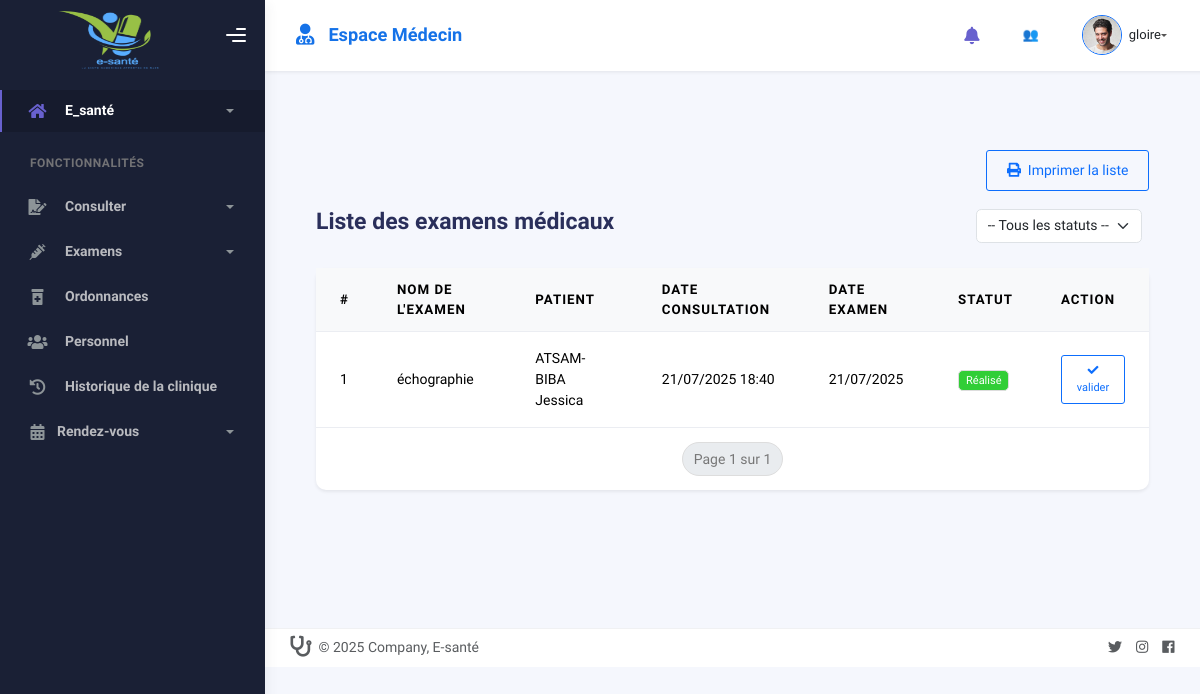
/examens/ (signed in), run on an earlier commit of the app's database.
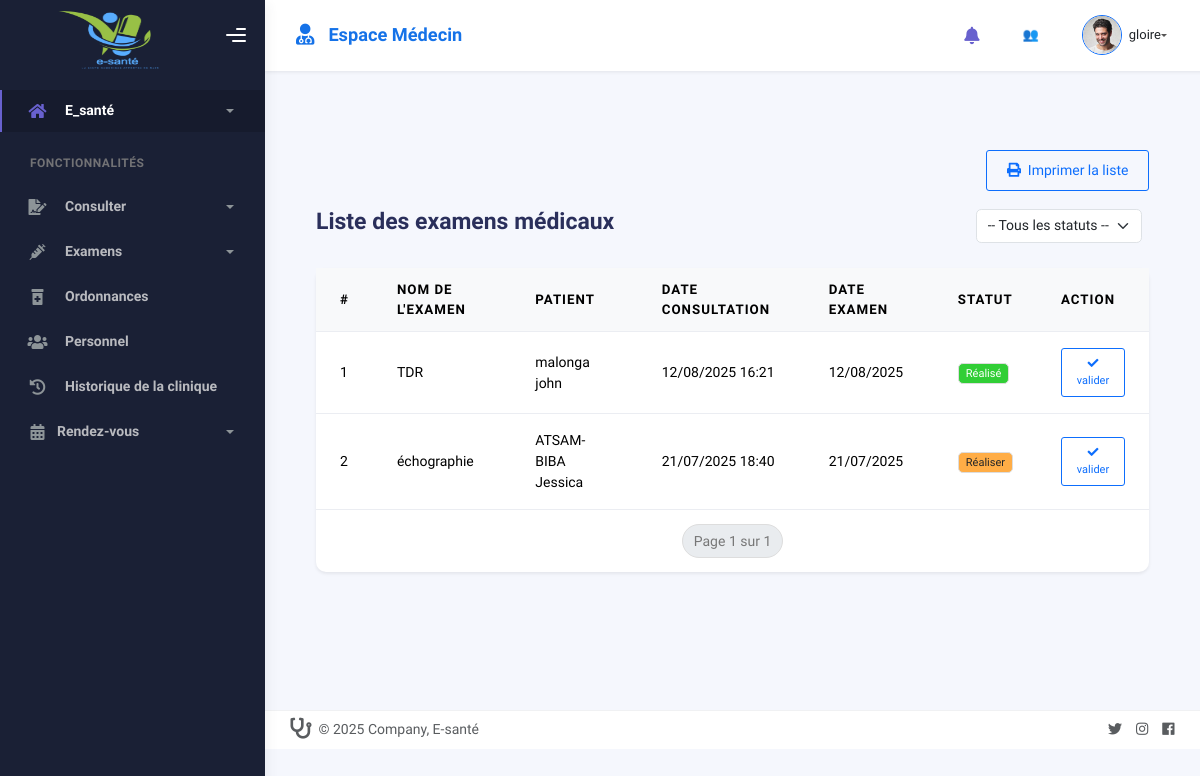
And on a later commit of the database.
### home/models.py (models this page shows, shortened)
class Examen(models.Model):
    STATUT_CHOICES = [
        ('En attente', _('En attente')),
        ('Réaliser', _('Réaliser')),
    ]
    nom = models.CharField(_('Nom de l’examen'), max_length=100)
    consultation = models.ForeignKey(
        Consultation,
        on_delete=models.CASCADE,
        verbose_name=_('Consultation')
    )
    date_examen = models.DateField(
        _('Date de l’examen'),
        auto_now_add=True,  # ✅ Date automatique à la création
        null=False,
        blank=False
    )
    resultat = models.TextField(_('Résultat'), blank=True, null=True)
    cout = models.DecimalField(
        _('Coût de l’examen'),
        max_digits=10,
        decimal_places=2,
        default=Decimal('0.00'),
        blank=True
    )
    statut = models.CharField(
        _('Statut'),
        max_length=15,
        choices=STATUT_CHOICES,
        default='En attente'
    )
    class Meta:
        verbose_name = _("Examen")
        verbose_name_plural = _("Examens")

class Consultation(models.Model):
    STATUS_CHOICES = [
        ('Planifier', _('Planifier')),
        ('En cours', _('En cours')),
        ('Terminer', _('Termier')),
        ('Annulée', _('Annulée')),
    ]
    TYPE_CONSULTATION_CHOICES = [
        ('Première consultation', _('Première consultation')),  # ✅ Ajouté ici
        ('Suivi', _('Suivi')),
        ('Urgence', _('Urgence')),
        ('Téléconsultation', _('Téléconsultation')),
        ('Consultation de routine', _('Consultation de routine')),
        ('Suivi médical régulier', _('Suivi médical régulier')),
        ('Demande de certificat médical', _('Demande de certificat médical')),
        ('Visite annuelle de contrôle', _('Visite annuelle de contrôle')),
        ('Bilan de santé', _('Bilan de santé')),
        ('Fièvre persistante', _('Fièvre persistante')),
        ('Douleur abdominale', _('Douleur abdominale')),
        ('Maux de tête fréquents', _('Maux de tête fréquents')),
        ('Douleur thoracique', _('Douleur thoracique')),
        ('Toux chronique', _('Toux chronique')),
        ('Fatigue générale', _('Fatigue générale')),
        ('Essoufflement', _('Essoufflement')),
        ('Vertiges', _('Vertiges')),
        ('Palpitations', _('Palpitations')),
        ('Douleur musculaire', _('Douleur musculaire')),
        ('Entorse ou foulure', _('Entorse ou foulure')),
        ('Douleur articulaire', _('Douleur articulaire')),
        ('Fracture suspectée', _('Fracture suspectée')),
        ('Lumbago', _('Lumbago')),
        ('Chute récente', _('Chute récente')),
        ('Anxiété / stress', _('Anxiété / stress')),
        ('Troubles du sommeil', _('Troubles du sommeil')),
        ('Dépression présumée', _('Dépression présumée')),
        ('Suivi psychologique', _('Suivi psychologique')),
        ('Burn-out', _('Burn-out')),
        ('Hypertension artérielle', _('Hypertension artérielle')),
        ('Douleur cardiaque', _('Douleur cardiaque')),
        ('Suivi après infarctus', _('Suivi après infarctus')),
        ('Fièvre chez l’enfant', _('Fièvre chez l’enfant')),
        ('Vaccination', _('Vaccination')),
        ('Toux ou rhume', _('Toux ou rhume')),
        ('Suivi de croissance', _('Suivi de croissance')),
        ('Douleurs menstruelles', _('Douleurs menstruelles')),
        ('Retard de règles', _('Retard de règles')),
        ('Suivi de grossesse', _('Suivi de grossesse')),
        ('Contraception', _('Contraception')),
        ('Chutes répétées', _('Chutes répétées')),
        ('Diminution de mémoire', _('Diminution de mémoire')),
        ('Douleurs chroniques', _('Douleurs chroniques')),
    ]
    patient = models.ForeignKey(
        'Patient',
        on_delete=models.CASCADE,
        related_name='consultations',
        verbose_name=_("Patient")
    )
    medecin = models.ForeignKey(
        'Personnel',
        on_delete=models.CASCADE,
        related_name='consultations',
        limit_choices_to={'role': 'Médecin'},
        verbose_name=_("Médecin")
    )
    infirmier = models.ForeignKey(
        'Personnel',
        on_delete=models.SET_NULL,
        null=True,
        blank=True,
        related_name='consultations_as_nurse',
        verbose_name=_("Infirmier")
    )
    date_consultation = models.DateTimeField(
        default=timezone.now,
        verbose_name=_("Date de la consultation")
    )
    type_consultation = models.CharField(
        max_length=50,
        choices=TYPE_CONSULTATION_CHOICES,
        default='Première consultation',
        verbose_name=_("Type de consultation"),
        help_text=_("Choisissez le motif ou le type de consultation.")
    )
    motif = models.CharField(
        max_length=200,
        verbose_name=_("Motif"),
        help_text=_("Motif principal de la consultation.")
    )
    description = models.TextField(
        blank=True,
        null=True,
        verbose_name=_("Description"),
        help_text=_("Symptômes ou situation rapportée.")
    )
    poids = models.DecimalField(
        max_digits=5, decimal_places=2,
        blank=True, null=True,
        verbose_name=_("Poids (kg)")
    )
    taille = models.DecimalField(
        max_digits=5, decimal_places=2,
        blank=True, null=True,
        verbose_name=_("Taille (cm)")
    )
    tension_artérielle = models.CharField(
        max_length=20,
        blank=True, null=True,
        verbose_name=_("Tension artérielle"),
        help_text="Ex: 12/8"
    )
    temperature = models.DecimalField(
        max_digits=4, decimal_places=1,
        blank=True, null=True,
        verbose_name=_("Température (°C)")
    )
    pouls = models.PositiveIntegerField(
        blank=True, null=True,
        verbose_name=_("Pouls (bpm)")
    )
    diagnostic = models.TextField(
        blank=True, null=True,
        verbose_name=_("Diagnostic"),
        help_text=_("Diagnostic établi lors de la consultation.")
    )
    traitement = models.TextField(
        blank=True, null=True,
        verbose_name=_("Traitement prescrit"),
        help_text=_("Le traitement prescrit au patient.")
    )
    note = models.TextField(
        blank=True, null=True,
        verbose_name=_("Note complémentaire"),
        help_text=_("Informations additionnelles.")
    )
    status = models.CharField(
        max_length=20,
        choices=STATUS_CHOICES,
        default='Planifiée',
        verbose_name=_("Statut")
    )
    created_at = models.DateTimeField(auto_now_add=True)
    updated_at = models.DateTimeField(auto_now=True)
    class Meta:
        verbose_name = _("Consultation")
        verbose_name_plural = _("Consultations")
        ordering = ['-date_consultation']

class Patient(models.Model):
    GROUPE_SANGUIN_CHOICES = [
        ('A+', 'A+'), ('A-', 'A-'),
        ('B+', 'B+'), ('B-', 'B-'),
        ('AB+', 'AB+'), ('AB-', 'AB-'),
        ('O+', 'O+'), ('O-', 'O-'),
        ('Inconnu', 'Inconnu'),
    ]
    nom = models.CharField(_('Nom'), max_length=100)
    prenom = models.CharField(_('Prénom'), max_length=100)
    date_naissance = models.DateField(_('Date de naissance'))
    sexe = models.CharField(_('Sexe'), max_length=10, choices=SEXE_CHOICES)
    telephone = models.CharField(_('Téléphone'), max_length=20)
    email = models.EmailField(_('Email'), blank=True, null=True)
    adresse = models.TextField(_('Adresse'), blank=True, null=True)
    poids = models.DecimalField(_('Poids (kg)'), max_digits=5, decimal_places=2, blank=True, null=True)
    taille = models.DecimalField(_('Taille (cm)'), max_digits=5, decimal_places=2, blank=True, null=True)
    groupe_sanguin = models.CharField(_('Groupe sanguin'), max_length=10, choices=GROUPE_SANGUIN_CHOICES, default='Inconnu')
    tension_artérielle = models.CharField(_('Tension artérielle'), max_length=20, blank=True, null=True, help_text="Ex: 12/8")
    allergies = models.TextField(_('Allergies'), blank=True, null=True)
    antecedents_medicaux = models.TextField(_('Antécédents médicaux'), blank=True, null=True, help_text=_("Antécédents médicaux importants"))
    class Meta:
        ordering = ['nom', 'prenom']

### home/views.py (the view)
# urls.py: path('examens/', views.liste_examens, name='liste_examens'),
@login_required
def liste_examens(request):
    if request.user.role not in ['infirmier', 'medecin','accueil']:
        messages.error(request, "Accès non autorisé.")
        return redirect('home')
    statut = request.GET.get('statut', '').strip()
    examens = Examen.objects.select_related('consultation', 'consultation__patient').order_by('-id')
    if statut and statut in dict(Examen.STATUT_CHOICES).keys():
        examens = examens.filter(statut=statut)
    paginator = Paginator(examens, 8)  # 8 examens par page
    page_number = request.GET.get('page')
    try:
        page_obj = paginator.page(page_number)
    except PageNotAnInteger:
        page_obj = paginator.page(1)
    except EmptyPage:
        page_obj = paginator.page(paginator.num_pages)
    stats = {
        'total_examens': examens.count(),
        'examens_en_attente': examens.filter(statut='en_attente').count(),
        'examens_realises': examens.filter(statut='realise').count(),
        'total_consultations': Consultation.objects.count(),
        'total_ordonnances': Ordonnance.objects.count(),
    }
    context = {
        'examens': page_obj,
        'filtre_statut': statut,
        **stats,
    }
    return render(request, 'examens/liste_examens.html', context)

### home/context_processors.py (called while the page is built)
def users_online(request):
    User = get_user_model()
    sessions = Session.objects.filter(expire_date__gte=timezone.now())
    user_ids = []
    for session in sessions:
        data = session.get_decoded()
        uid = data.get('_auth_user_id')
        if uid:
            user_ids.append(uid)
    active_users = User.objects.filter(id__in=user_ids)
    return {
        'active_users': active_users,
        'users_online_count': active_users.count(),
    }

### home/models.py (called while the page is built)
    def __str__(self):
        return f"{self.username} ({self.get_role_display()})"

### home/templates/examens/liste_examens.html (shortened to what this page needs)
{% extends 'dashboard/base.html' %}
{% load static %}
{% block content %}
<div class="container mt-5 pt-5">
  <div class="page-inner">
    <div class="d-flex justify-content-end mb-3 no-print">
      <button onclick="window.print()" class="btn btn-outline-primary">
        <i class="fas fa-print me-1"></i> Imprimer la liste
      </button>
    </div>
    <div class="d-flex justify-content-between align-items-center mb-4">
      <h3 class="fw-bold">Liste des examens médicaux</h3>
      <form method="get" class="d-flex">
        <select name="statut" class="form-select me-2" onchange="this.form.submit()">
          <option value="">-- Tous les statuts --</option>
        </select>
      </form>
    </div>
    {% if examens %}
    <div class="card shadow-sm">
      <div class="table-responsive">
        <table class="table table-hover align-middle mb-0">
          <thead class="table-light">
            <tr>
              <th>#</th>
              <th>Nom de l'examen</th>
              <th>Patient</th>
              <th>Date consultation</th>
              <th>Date examen</th>
              <th>Statut</th>
              <th>Action</th>
            </tr>
          </thead>
          <tbody>
            {% for examen in examens %}
            <tr>
              <td>{{ forloop.counter0|add:examens.start_index }}</td>
              <td>{{ examen.nom }}</td>
              <td>{{ examen.consultation.patient.nom }} {{ examen.consultation.patient.prenom }}</td>
              <td>{{ examen.consultation.date_consultation|date:"d/m/Y H:i" }}</td>
              <td>{{ examen.date_examen|date:"d/m/Y" }}</td>
              <td>
                <span class="badge bg-{% if examen.statut == 'Réalisé' %}success{% else %}warning text-dark{% endif %}">
                  {{ examen.statut }}
                </span>
              </td>
              <td>
                <a href="{% url 'valider_examen' examen.id %}" class="btn btn-sm btn-outline-primary">
                  <i class="fas fa-check"></i> valider
                </a>
              </td>
            </tr>
            {% endfor %}
          </tbody>
        </table>
      </div>
      <nav class="mt-3">
        <ul class="pagination justify-content-center">
          <li class="page-item disabled">
            <span class="page-link">Page {{ examens.number }} sur {{ examens.paginator.num_pages }}</span>
          </li>
        </ul>
      </nav>
    </div>
    {% else %}
    <div class="alert alert-info text-center mt-4">Aucun examen trouvé pour le moment.</div>
    {% endif %}
  </div>
</div>
{% endblock %}

What changed in the data, as far as the page shows it:
added Examen: nom "TDR", consultation.patient.nom "malonga", consultation.patient.prenom "john", consultation.date_consultation "12/08/2025 16:21", date_examen "12/08/2025", statut "Réalisé"
changed Examen "échographie": statut "Réalisé" → "Réaliser"
